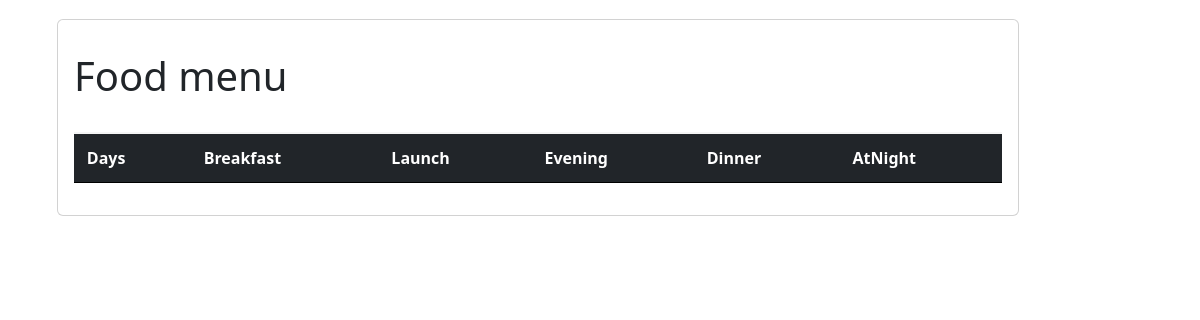
The app's page /FoodMenu, older data.
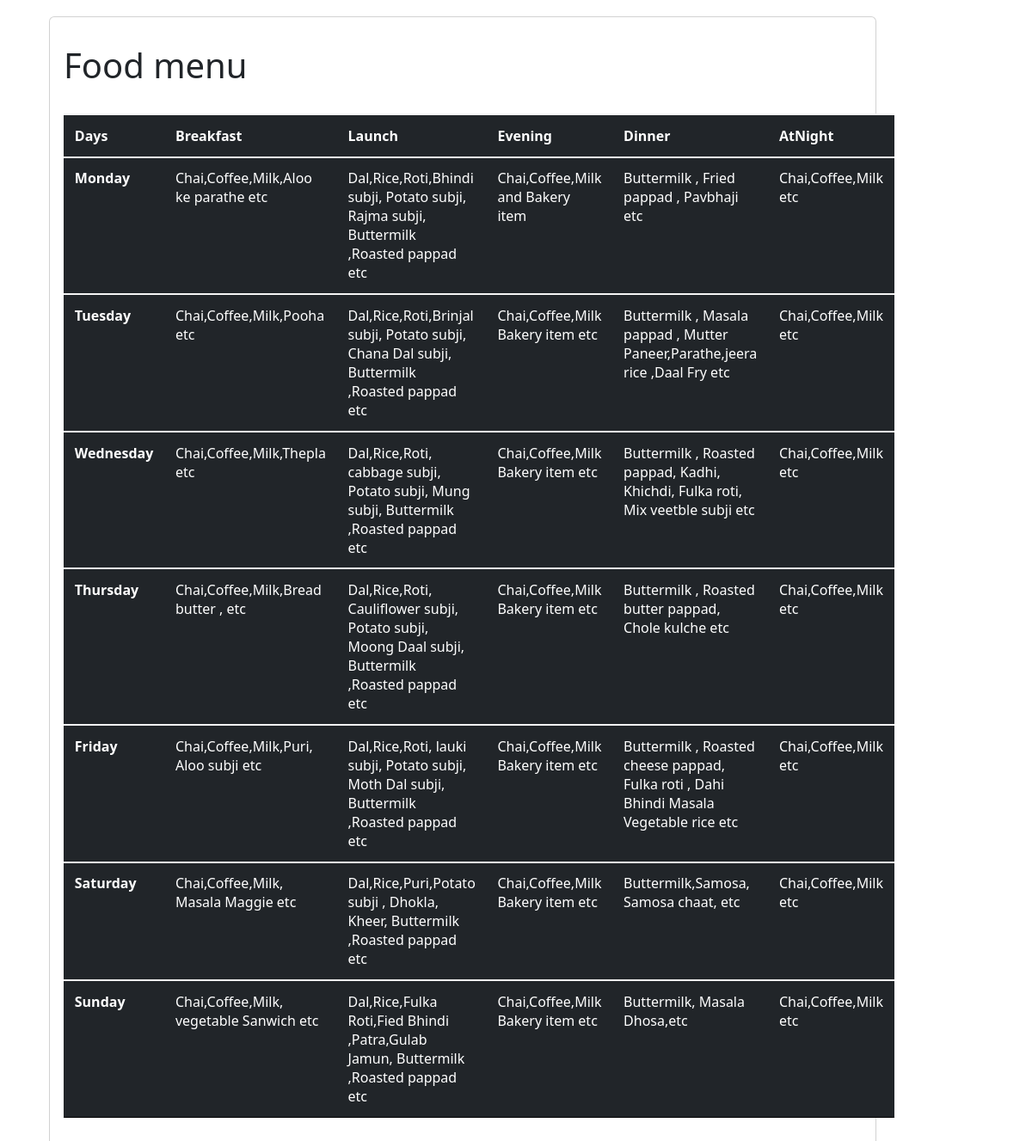
The same page, newer data.
### hostel/models.py (models this page shows, shortened)
class FoodMenu(models.Model):
    Days = models.CharField(max_length=100)
    Breakfast = models.CharField(max_length=100)
    Launch = models.CharField(max_length=100)
    Evening = models.CharField(max_length=100)
    Dinner= models.CharField(max_length=100)
    AtNight= models.CharField(max_length=100)

### hostel/views.py (the view)
# urls.py: path('FoodMenu', views.Food_Menu, name='FoodMenu'),
def Food_Menu(request):
    data=FoodMenu.objects.all().values()
    print(data)
    cont={
        'item':data
    }
    return render(request,'FoodMenu.html',cont)

### templates/FoodMenu.html (shortened to what this page needs)
<link href="https://cdn.jsdelivr.net/npm/bootstrap@5.3.0-alpha1/dist/css/bootstrap.min.css" rel="stylesheet">
  <body>
    <form action="" method="post" enctype="multipart/form-data">
    <div class="container">
        <div class="main">
            <div class="row">
                <div class="col-md-8 mt-1">
                    <div class="card mb-3"style="width:962px;">
                        <h1 class="m-3 pt-3">Food menu</h1>
                        <div class="card-body">
  <table class="table table-dark">
  <thead>
    <tr>
      <th scope="col">Days</th>
      <th scope="col">Breakfast</th>
      <th scope="col">Launch</th>
      <th scope="col">Evening</th>
      <th scope="col">Dinner</th>
      <th scope="col">AtNight</th>
    </tr>
  </thead>
  <tbody>
    {% if item %}
    {% for item1 in item %}
    <tr>
      <th scope="row">{{item1.Days}}</th>
      <td>{{item1.Breakfast}}</td>
      <td>{{item1.Launch}}</td>
      <td>{{item1.Evening}}</td>
      <td>{{item1.Dinner}}</td>
      <td>{{item1.AtNight}}</td>
    </tr>
    {% endfor %}
    {% endif %}
 </tbody>
</table>

### templates/FoodMenu.html (style rules this page uses)
body { background-image: url('https://th.bing.com/th/id/OIP.T2LG8KM2tHqtCu-RGk6kOAHaE7?pid=ImgDet&rs=1'); background-repeat: no-repeat ; background-size: cover; }
.main { padding: 15px; }
.card { position: relative; display: flex; flex-direction: column; }
.table-dark td, .table-dark th, .table-dark thead th { border-color:black; padding: .80rem; vertical-align: top; border-top: 2px solid whitesmoke; }

Row changes from the older to the newer data that the page shows:
added FoodMenu: Days "Monday", Breakfast "Chai,Coffee,Milk,Aloo ke parathe etc", Launch "Dal,Rice,Roti,Bhindi subji, Potato subji, Rajma subji, Buttermilk ,Roasted pappad etc", Evening "Chai,Coffee,Milk and Bakery item", Dinner "Buttermilk , Fried pappad , Pavbhaji etc", AtNight "Chai,Coffee,Milk etc"
added FoodMenu: Days "Tuesday", Breakfast "Chai,Coffee,Milk,Pooha etc", Launch "Dal,Rice,Roti,Brinjal subji, Potato subji, Chana Dal subji, Buttermilk ,Roasted pappad etc", Evening "Chai,Coffee,Milk Bakery item etc", Dinner "Buttermilk , Masala pappad , Mutter Paneer,Parathe,jeera rice ,Daal Fry etc", AtNight "Chai,Coffee,Milk etc"
added FoodMenu: Days "Wednesday", Breakfast "Chai,Coffee,Milk,Thepla etc", Launch "Dal,Rice,Roti, cabbage subji, Potato subji, Mung subji, Buttermilk ,Roasted pappad etc", Evening "Chai,Coffee,Milk Bakery item etc", Dinner "Buttermilk , Roasted pappad, Kadhi, Khichdi, Fulka roti, Mix veetble subji etc", AtNight "Chai,Coffee,Milk etc"
added FoodMenu: Days "Thursday", Breakfast "Chai,Coffee,Milk,Bread butter , etc", Launch "Dal,Rice,Roti, Cauliflower subji, Potato subji, Moong Daal subji, Buttermilk ,Roasted pappad etc", Evening "Chai,Coffee,Milk Bakery item etc", Dinner "Buttermilk , Roasted butter pappad, Chole kulche etc", AtNight "Chai,Coffee,Milk etc"
added FoodMenu: Days "Friday", Breakfast "Chai,Coffee,Milk,Puri, Aloo subji etc", Launch "Dal,Rice,Roti, lauki subji, Potato subji, Moth Dal subji, Buttermilk ,Roasted pappad etc", Evening "Chai,Coffee,Milk Bakery item etc", Dinner "Buttermilk , Roasted cheese pappad, Fulka roti , Dahi Bhindi Masala Vegetable rice etc", AtNight "Chai,Coffee,Milk etc"
added FoodMenu: Days "Saturday", Breakfast "Chai,Coffee,Milk, Masala Maggie etc", Launch "Dal,Rice,Puri,Potato subji , Dhokla, Kheer, Buttermilk ,Roasted pappad etc", Evening "Chai,Coffee,Milk Bakery item etc", Dinner "Buttermilk,Samosa, Samosa chaat, etc", AtNight "Chai,Coffee,Milk etc"
added FoodMenu: Days "Sunday", Breakfast "Chai,Coffee,Milk, vegetable Sanwich etc", Launch "Dal,Rice,Fulka Roti,Fied Bhindi ,Patra,Gulab Jamun, Buttermilk ,Roasted pappad etc", Evening "Chai,Coffee,Milk Bakery item etc", Dinner "Buttermilk, Masala Dhosa,etc", AtNight "Chai,Coffee,Milk etc"
